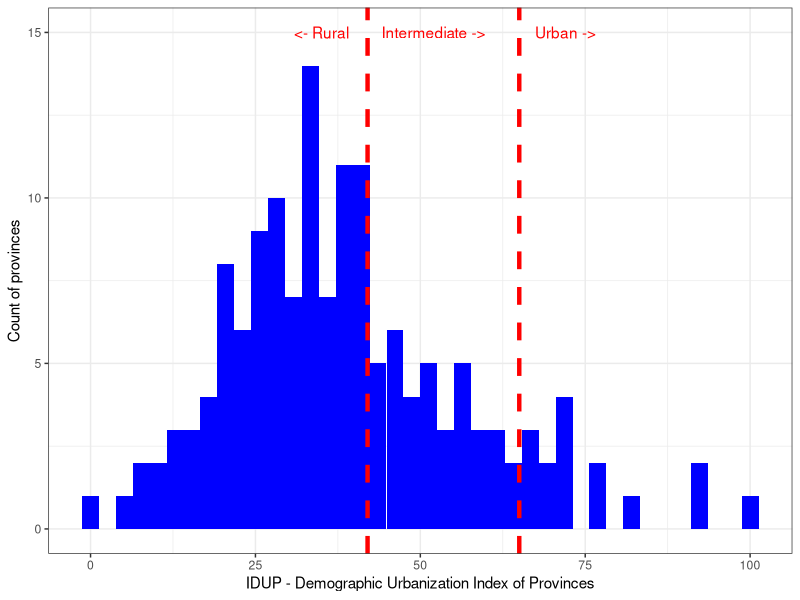
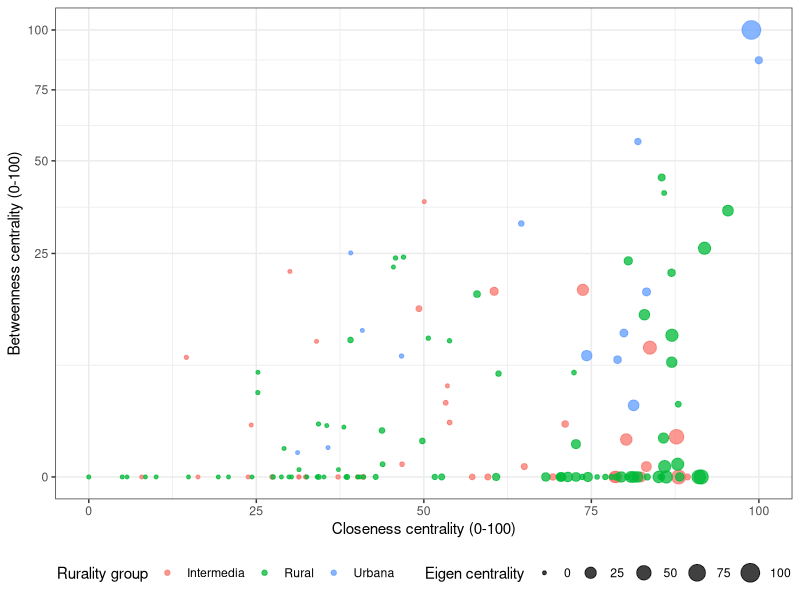
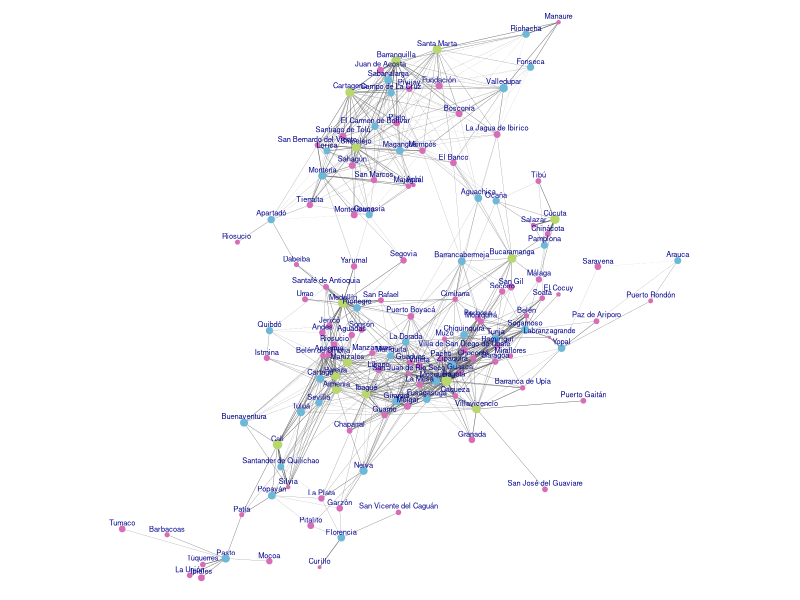
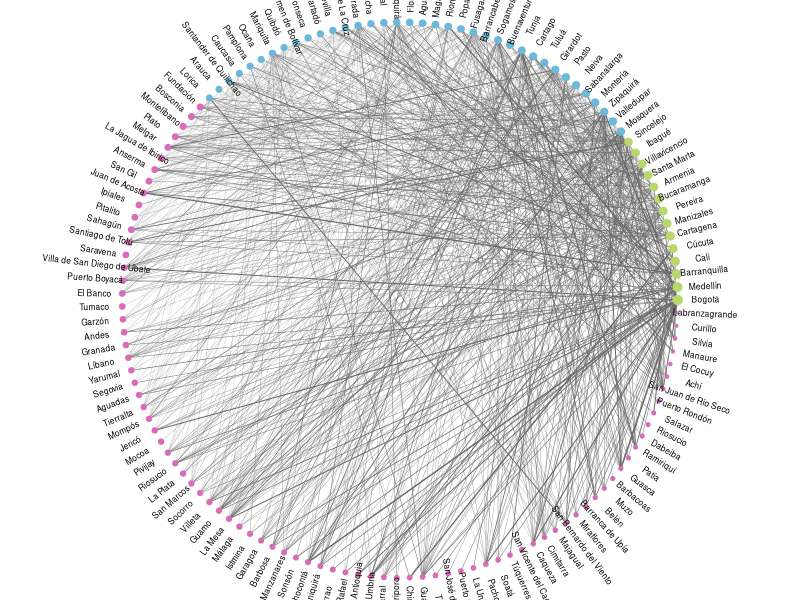

These charts were generated, in order, by the following R code:
## ---- chunk 1
knitr::opts_chunk$set(echo = TRUE,
                      collapse=TRUE,
                      fig.align="center")
## ---- chunk 2
# Packages to employ
library("dplyr")
library("ggplot2")

#############
# INPUT DATA
#############

# Demographic data on municipalities, from Colombia's census (2018), projected to 2021 
demo_m = read.csv2('data/population_by_municipality.csv',
                  header = TRUE, stringsAsFactors = FALSE)
head(demo_m)

# Membership of every municipality to every province 
m_to_p = read.csv2('data/municipality_to_province.csv',
                  header = TRUE, stringsAsFactors = FALSE)  
head(m_to_p)  

#############
# METHODS
#############

# Aggregate data to province level
datap = demo_m %>% 
  left_join(m_to_p, c('codmun'='codmun')) %>% # Join by municipality code
  group_by(codpro,Provincia) %>% summarise(
    # departamentos = paste0(unique(Departamento),collapse=", ")
    n_municipios = n_distinct(codmun), # number of municipalities
    pob_total = sum(Total), # Total population size
    pob_cabecera = sum(Cabecera), # Population size living in the municipal seat
    pob_disperso = sum(Disperso), # Population size living outside the municipal seat
    area = sum(Area), # Total area
    densidad_pob = sum(Total)/sum(Area), # Average population density
    imp_cabeceras = 100*sum(Cabecera)/sum(Total), # Avg. % of population living in the municipal seat
    max_cabeceras = max(Cabecera) # Population size on largest municipal seat
  )
datap = datap %>% 
  left_join(demo_m %>% # Joint province-level data with largest municipal seat identification
              dplyr::select(codmun,Municipio,Cabecera),
            c('max_cabeceras'='Cabecera'))
head(datap)

# Data to apply Principal Component Analysis on: log(population density) + 
# Avg. % of population living in the municipal seat + log(size of largest municipal seat)
data_pc = datap %>% mutate(log_densidad_pob = log(densidad_pob),
                          log_max_cabeceras = log(max_cabeceras)) %>% 
  dplyr::select(log_densidad_pob,imp_cabeceras,log_max_cabeceras)
head(data_pc)

# Applying Principal Component Analysis
pc = prcomp(data_pc[,-1], center = TRUE, scale. = TRUE)
summary(pc) # The first component explains 77.1% of total variance

# Standardized index:
# The Demographic Urbanization Index of Provinces
IDUP = 100*(pc$x[,1]-min(pc$x[,1]))/(max(pc$x[,1])-min(pc$x[,1]))
datap$IDUP = IDUP

# This index is a linear combination of transform variables.
# Coefficients can be recovered with linear regression
coef(lm(IDUP~log(densidad_pob)+(imp_cabeceras)+log(max_cabeceras), datap))

#IDUP = -46.388 +4.128*log(densidad_pob) +0.356*imp_cabeceras +4.866*log(max_cabeceras) 

# Using cutoff defined in previous methodology, 42--65, we divide provinces
# into three groups: urban, intermediate and rural
datap = datap %>% 
  mutate(grupo = ifelse(IDUP>65,'Urbana',
                        ifelse(IDUP<42,'Rural','Intermedia')))

# Histogram of The Demographic Urbanization Index of Provinces
datap %>% ggplot(aes(x=IDUP)) + 
  geom_histogram(fill="blue",bins = 40) +
  geom_vline(xintercept = 42, linetype="dashed", color = "red", size=1.5) +
  geom_vline(xintercept = 65, linetype="dashed", color = "red", size=1.5) + 
  annotate(geom="text", x=72, y=15, label="Urban ->", color="red") +
  annotate(geom="text", x=52, y=15, label="Intermediate ->", color="red") +
  annotate(geom="text", x=35, y=15, label="<- Rural", color="red") +
  theme_bw() + 
  labs(x='IDUP - Demographic Urbanization Index of Provinces',
       y='Count of provinces')
## ---- chunk 3
# iGraph package for network analysis
library('igraph')

#############
# INPUT DATA
#############

# This matrix contains the distance of every province to every other one in terms of 
# time to travel (in sec.) by principal road form largest seat to largest seat: t(i,j)
# It is not defined by pairs of provinces on the same group (urban, intermediate, rural)
matriz.t = read.csv2('data/graph-matrix-distance.csv',header=T)

# This matrix contains the absolute difference of every province to every other one 
# in terms of their Demographic Urbanization Index: abs(IDUP_i - IDUP_j)
# It is not defined by pairs of provinces on the same group (urban, intermediate, rural)
matriz.f = read.csv2('data/graph-matrix-difference.csv',header=T)

# There are provinces that are isolated by road, or > 7h to a urban/intermediate city
exclude = c(16,70,72,95,124,133,138,140,145,147,148,76,105,118,150)

# Excluding isolated provinces from distance matrices
m.t = matriz.t[-exclude,-(8+exclude)]
m.t[is.na(m.t)] = 0
m.f = matriz.f[-exclude,-(8+exclude)]
m.f[is.na(m.f)] = 0

##########################
# CENTRALITY MEASURES
##########################

# Graph 1 in which weights are given by spatial distances
ig.t = graph.adjacency(as.matrix(m.t[,9:143]), mode="undirected", weighted=TRUE)
# Graph 2 in which weights are given by differences in IDUP
ig.f = graph.adjacency(as.matrix(m.f[,9:143]), mode="undirected", weighted=TRUE)

# Data frame with node-wise information
node_data = m.t[,1:8]

# Centrality #0 -- Degree centrality
dgr = degree(
  ig.t,
  v = V(ig.t),
  loops = FALSE,
  normalized = FALSE)

node_data$degree = dgr

# The rural-urban gradient is defined as the absolute difference on IDUP divided 
# over the time to travel (in hours) between the two largest municipal seats
# It can be interpreted as the force of interaction between to provinces
gradient = (E(ig.f)$weight)/(E(ig.t)$weight/(60^2))

# Centrality #1 -- Closeness centrality (in 0-100 scale)
clo = closeness(
  ig.t,
  vids = V(ig.t),
  normalized = TRUE,
  weights = 1/gradient # The weights here are interpreted as costs or distances
)

node_data$closeness.scale = 100*(clo-min(clo))/(max(clo)-min(clo))

# Centrality #2 -- Betweenness centrality (in 0-100 scale)
bet = betweenness(
  ig.t,
  v = V(ig.t),
  directed = FALSE,
  normalized = TRUE,
  weights = 1/gradient # The weights here are interpreted as costs or distances
)

node_data$betweenness.scale = 100*(bet-min(bet))/(max(bet)-min(bet))

# Centrality #3 -- Eigenvalue centrality (in 0-100 scale)
eig = eigen_centrality(
  ig.t,
  scale = TRUE,
  options = arpack_defaults,
  weights = gradient # The weights here are interpreted as forces
)

node_data$eigen.scale = 100*(eig$vector-min(eig$vector))/(max(eig$vector)-min(eig$vector))

# A glimpse on centrality measures of provinces
head(node_data)

node_data %>% 
  ggplot(aes(x=closeness.scale, y=betweenness.scale,
             color=grupo, size=eigen.scale)) +
  geom_point(alpha=0.75) +
  scale_y_sqrt() + theme_bw() +
  labs(x='Closeness centrality (0-100)',y='Betweenness centrality (0-100)') +
  guides(color=guide_legend(title="Rurality group"),
         size=guide_legend(title='Eigen centrality')) + 
  theme(legend.position='bottom')
## ---- chunk 4
##########################
# NETWORK PLOTS
##########################

# Geographic position of Colombian municipalities
geo = read.csv2('data/geo_position.csv',header=T) %>% 
  dplyr::select(codmun,La,Lo)

# Add geographic position of largest municipal seat to data
node_data = node_data %>% left_join(geo,'codmun')

# Network layout accordint to geo position
lay = norm_coords(cbind(node_data$Lo,node_data$La),
                  ymin=-1, ymax=1, xmin=-1, xmax=1)

# Assign a color depening on rurality group
colrs <- c('#b8d86c','#6cb8d8','#d86cb8')
colo = c()
for(i in 1:135){
  colo[i] = ifelse(node_data$grupo[i]=='Urbana',colrs[1],
                   ifelse(node_data$grupo[i]=='Rural',colrs[3],colrs[2]))
  }

# Adapt node labels
labels = gsub("\\.", " ", V(ig.t)$name)
labels = gsub("1", "", labels)
labels[1] = '       Bogotá'
labels[69] = 'Tumaco'

# Plot network
par(omi=c(0,0,0,0), mgp=c(0,0,0),mar=c(0,0,0,0) , family = "D")
par(mfrow=c(1,1),cex=1,cex.lab = 0.5,cex.main=0.2,cex.axis=0.2)
plot(ig.t, 
     edge.arrow.size=0,
     edge.color= 'dimgray',
     vertex.size=sqrt(node_data$IPU)/3, # Radius of node proportional to IDUP
     edge.width=(gradient)^0.8/18,	# Width is a function of gradient
     layout=lay,
     rescale=FALSE,
     vertex.shape="circle",
     vertex.label=labels,
     vertex.label.cex=0.45,
     vertex.label.dist=0.3,
     vertex.label.degree=-pi/2,
     vertex.color=colo,
     vertex.frame.color=colo,
     vertex.label.family="Helvetica")

# Plot network in circular layout
la = layout.circle(ig.t)
x = la[,1]*1.1
y = la[,2]*1.1
angle = ifelse(atan(-(la[,1]/la[,2]))*(180/pi) < 0, 
               90 + atan(-(la[,1]/la[,2]))*(180/pi),
               270 + atan(-la[,1]/la[,2])*(180/pi))
labels[1] = 'Bogotá'

par(omi=c(0,0,0,0), mgp=c(0,0,0),mar=c(0,2,0,2) , family = "D")
par(mfrow=c(1,1),cex=1,cex.lab = 0.5,cex.main=0.2,cex.axis=0.2)
plot(ig.t, 
     edge.arrow.size=0,
     edge.color= 'dimgray',
     vertex.size=sqrt(node_data$IPU)/3, # Radius of node proportional to IDUP
     edge.width=(gradient)^0.8/18,	# Width is a function of gradient
     layout=la,
     rescale=FALSE,
     vertex.shape="circle",
     vertex.label=NA,
     vertex.label.cex=NA,
     vertex.label.dist=0.5,
     vertex.label.degree=NA,
     vertex.color=colo,
     vertex.frame.color=colo)
for (i in 1:length(x)) {
  text(x=x[i], y=y[i], labels=labels[i], adj=NULL, pos=NULL, cex=.5, srt=angle[i],
       xpd=T, family = "Helvetica")
}
